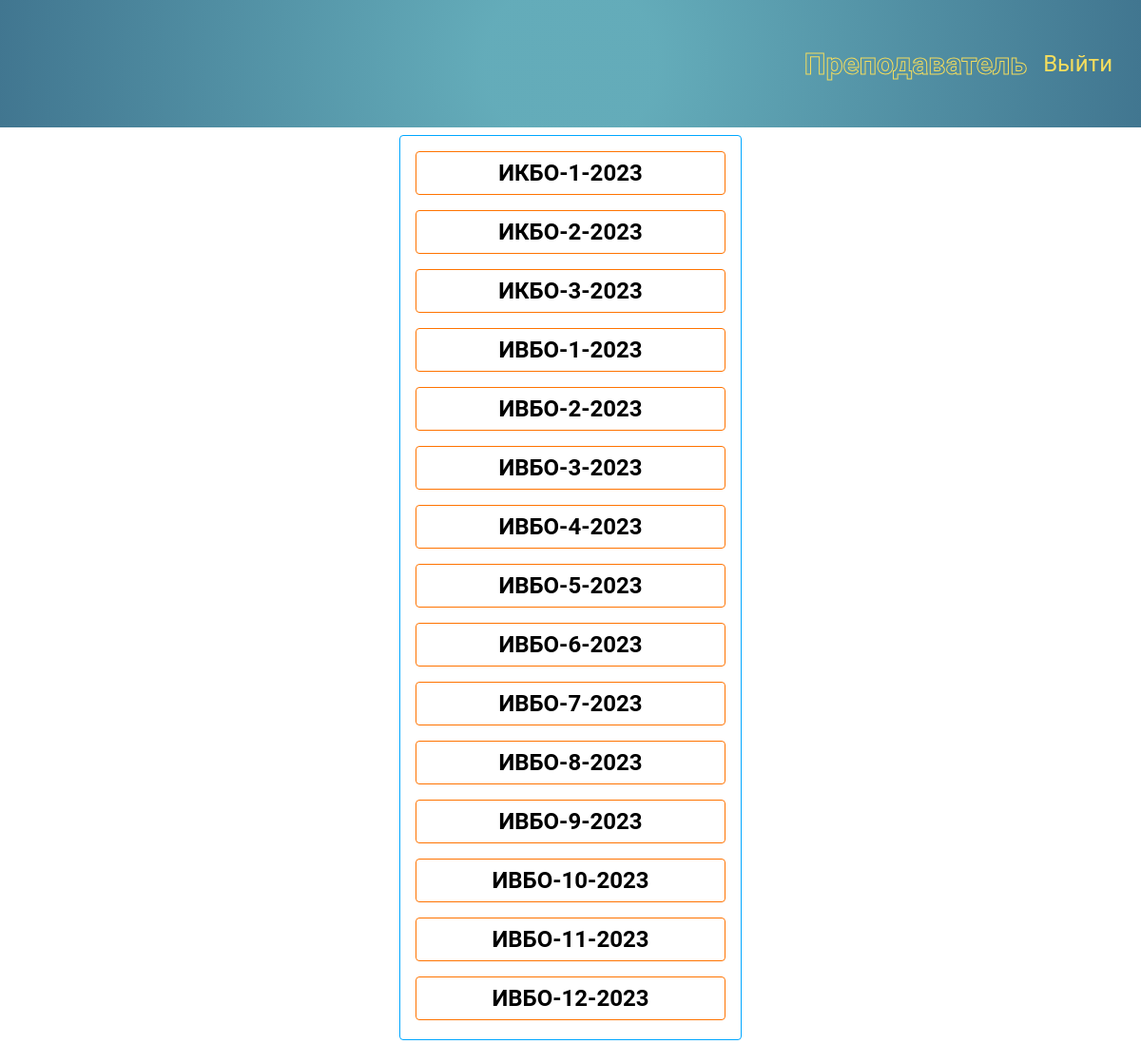
Screenshot of /teachers/ with the database file from the repository.
### users/models.py (models this page shows)
class Group(models.Model):
    groupName = models.CharField(max_length=4, null=False, blank=False)
    groupNumber = models.PositiveIntegerField(default=1, validators=[MinValueValidator(1), MaxValueValidator(40)])
    groupYear = models.PositiveIntegerField(default=datetime.now().year)
    def __str__(self):
        return f'{self.groupName}-{str(self.groupNumber)}-{str(self.groupYear)}'

### teachers/views.py (the view)
# urls.py: path('', groupList, name="groupList"),
def groupList(request):
    groups = Group.objects.all()
    context = {
        'groups': groups,
    }
    return render(request, 'teachers/groupList.html', context)

### teachers/templates/teachers/groupList.html
{% extends 'users/base.html' %}
{% load static %}
{% block css %}
    <link href="{% static 'css/header.css' %}" rel="stylesheet">
    <link href="{% static 'css/narrowColumn.css' %}" rel="stylesheet">
    <link href="{% static 'css/base.css' %}" rel="stylesheet">
{% endblock %}
{% block content %}
        <div class="content">
            <div class="leftblock"></div>
            <div class="center">
            <div class="groups">
                {% for group in groups %}
                    <a href="{% url 'teachers:group' group.id%}"><div class="groupCard cenralize"><h2>{{ group }}</h2></div></a>
                {% endfor%}
            </div>
            </div>
            <div class="rightblock"></div>
        </div>
{% endblock %}

### users/templates/users/base.html (shortened to what this page needs)
{% load static %}
<!DOCTYPE html>
<html lang="en">
<head>
</head>
<body>
{% block css %}{% endblock %}
{% block header %}
	<header>
        <h2 class="affiliation">{% if user.group == None %} Преподаватель {% else %} {{ user.group }} {% endif %}</h2>
        <a href="{% url 'users:logout' %}" class="logout">Выйти</a>
    </header>
{% endblock %}
{% block content %}
{% endblock %}
</body>
</html>

### static/css/header.css (style rules this page uses)
header { width: 100%; height: 12vh; background: radial-gradient(circle, rgba(61, 151, 168, 0.8) 15%, rgba(65, 118, 144, 1) 100%); display: flex; align-items: center; }
.logout { color: #f5dd5d; transition: .2s; position: absolute; right: 0; margin-right: 30px; font-size: 24px; }
.affiliation { position: absolute; right: 120px; font-size: 32px; -webkit-text-stroke:1px #f5dd5d; -webkit-text-fill-color:transparent; }

### static/css/narrowColumn.css (style rules this page uses)
.content { height: 80vh !important; display: grid; width: 100%; background: white; grid-template-columns: 35% 1fr 35%; grid-template-areas: "leftpart center rightpart"; }
.center { border-radius: 4px; border: 1px solid #00a7ff; margin-top: 8px; height: calc(86vh - 10px); }
.leftblock { margin-top: 8px; grid-area: leftpart; margin-right: 8px; }
.rightblock { margin-top: 8px; grid-area: rightpart; margin-left: 8px; }
.groupCard { padding: 8px; margin: 16px; border: 1px solid #ff7300; border-radius: 4px; }
.groups { height: 84vh; overflow: hidden; overflow-y:scroll; }

### static/css/base.css (style rules this page uses)
* { padding: 0; margin: 0; box-sizing: border-box; font-family: 'Roboto', sans-serif; }
html, body { height: 100%; min-height: 100%; }
a { text-decoration: none; color: black; }
.cenralize { display: flex; justify-content: center; }

### rows the page displays
Group: groupName+groupNumber+groupYear "ИКБО-1-2023"
Group: groupName+groupNumber+groupYear "ИКБО-2-2023"
Group: groupName+groupNumber+groupYear "ИКБО-3-2023"
Group: groupName+groupNumber+groupYear "ИВБО-1-2023"
Group: groupName+groupNumber+groupYear "ИВБО-2-2023"
Group: groupName+groupNumber+groupYear "ИВБО-3-2023"
Group: groupName+groupNumber+groupYear "ИВБО-4-2023"
Group: groupName+groupNumber+groupYear "ИВБО-5-2023"
Group: groupName+groupNumber+groupYear "ИВБО-6-2023"
Group: groupName+groupNumber+groupYear "ИВБО-7-2023"
Group: groupName+groupNumber+groupYear "ИВБО-8-2023"
Group: groupName+groupNumber+groupYear "ИВБО-9-2023"
Group: groupName+groupNumber+groupYear "ИВБО-10-2023"
Group: groupName+groupNumber+groupYear "ИВБО-11-2023"
Group: groupName+groupNumber+groupYear "ИВБО-12-2023"
